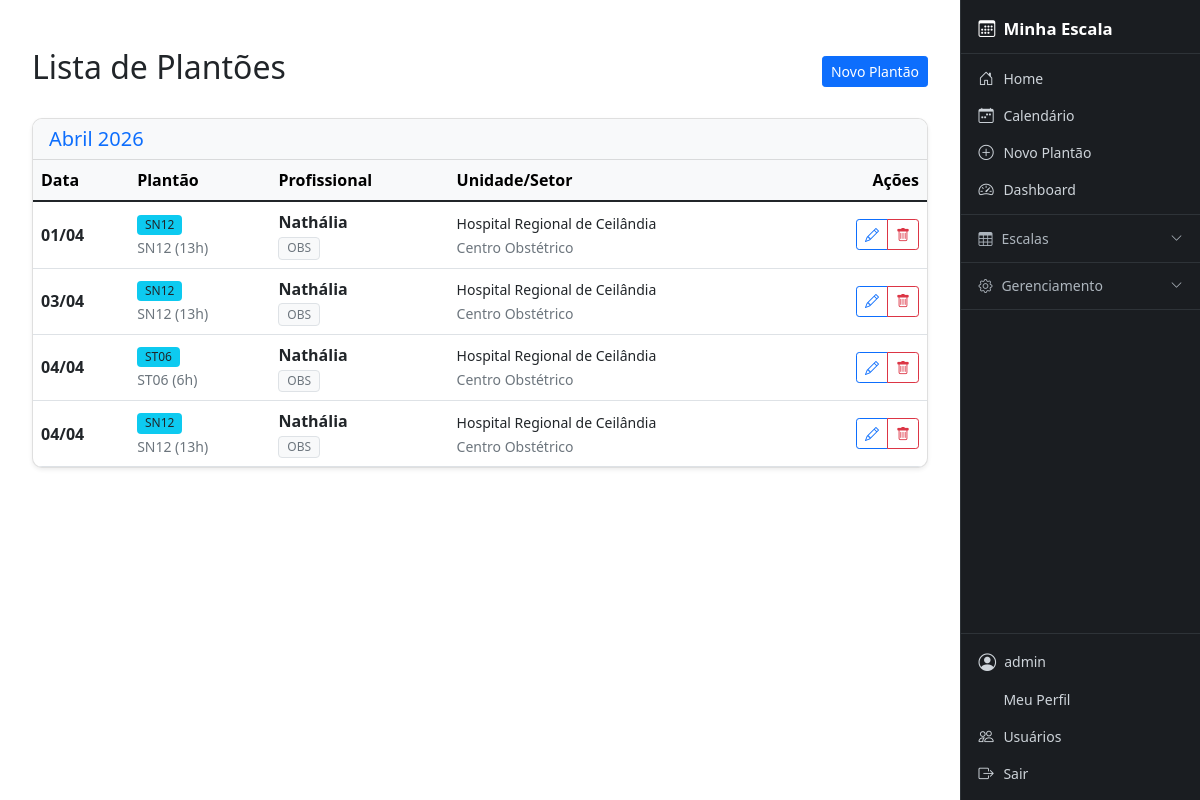
/eventos/ (signed in), run on an earlier commit of the app's database.
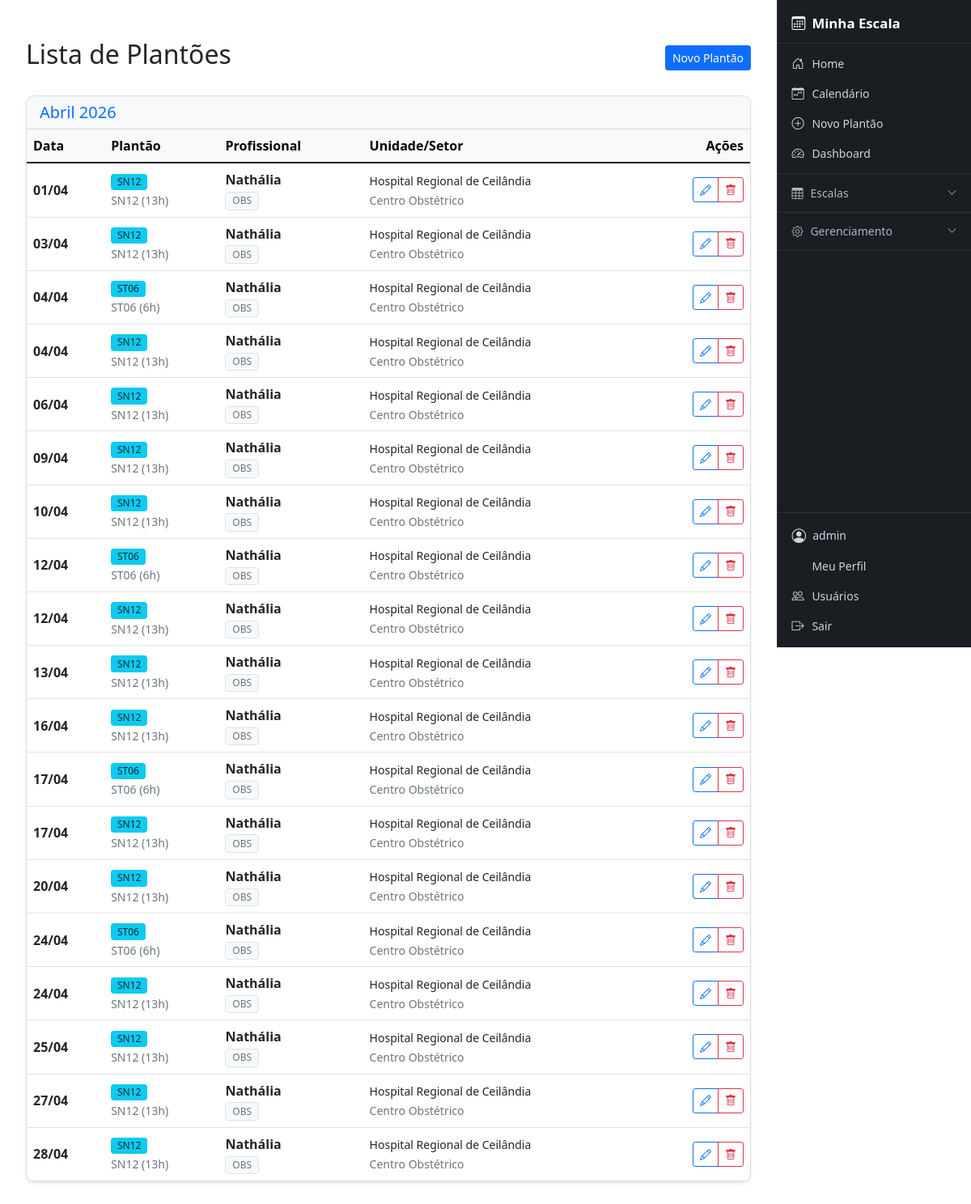
And on a later commit of the database.
### cal/models.py (models this page shows, shortened)
class EventoEscala(models.Model):
    data = models.DateField()
    profissional = models.ForeignKey(
        Matricula,
        on_delete=models.CASCADE,
        related_name="eventos"
    )
    tipo = models.ForeignKey(
        TipoEvento,
        on_delete=models.CASCADE
    )
    hospital = models.ForeignKey(
        Hospital,
        on_delete=models.PROTECT
    )
    setor = models.ForeignKey(
        Setor,
        on_delete=models.PROTECT
    )
    criado_por = models.ForeignKey(
        User,
        on_delete=models.PROTECT,
        related_name="eventos_criados"
    )
    observacao = models.TextField(blank=True, null=True)
    criado_em = models.DateTimeField(auto_now_add=True)

class TipoEvento(models.Model):
    CORES_CHOICES = [
        ('#007bff', 'Azul'),
        ('#6610f2', 'Roxo'),
        ('#6f42c1', 'Lilás'),
        ('#e83e8c', 'Rosa'),
        ('#dc3545', 'Vermelho'),
        ('#fd7e14', 'Laranja'),
        ('#ffc107', 'Amarelo'),
        ('#28a745', 'Verde'),
        ('#20c997', 'Turquesa'),
        ('#17a2b8', 'Ciano'),
        ('#6c757d', 'Cinza'),
        ('#343a40', 'Preto'),
    ]
    tipo_base = models.ForeignKey(Tipo, on_delete=models.CASCADE, related_name="eventos", verbose_name="Tipo Base", null=True, blank=True)
    codigo = models.CharField(max_length=10, verbose_name="Código")
    descricao = models.CharField(max_length=50, verbose_name="Descrição")
    horas = models.PositiveIntegerField(verbose_name="Carga Horária (Horas)", blank=True, null=True)
    cor = models.CharField(max_length=20, choices=CORES_CHOICES, default='#007bff', verbose_name="Cor")
    class Meta:
        verbose_name = "Tipo de Evento"
        verbose_name_plural = "Tipos de Evento"
        unique_together = ("codigo", "descricao")

class Matricula(models.Model):
    user = models.OneToOneField(
        User,
        on_delete=models.CASCADE,
        related_name="matricula",
        null=True,
        blank=True
    )
    perfil = models.ForeignKey(PerfilUsuario, on_delete=models.SET_NULL, null=True, blank=True, related_name='matriculas_vinculadas')
    nome_completo = models.CharField(max_length=200)
    nome_exibicao = models.CharField(max_length=50, verbose_name="Nome de Exibição", default="")
    matricula = models.CharField(max_length=30, unique=True)
    coren = models.CharField(max_length=30, blank=True, null=True)
    hospital = models.ForeignKey(
        Hospital,
        on_delete=models.PROTECT,
        related_name="profissionais"
    )
    setor = models.ForeignKey(
        Setor,
        on_delete=models.PROTECT,
        related_name="profissionais",
        null=True,
        blank=True
    )
    especialidade = models.ForeignKey(
        Especialidade,
        on_delete=models.SET_NULL,
        related_name="profissionais",
        null=True,
        blank=True
    )
    carga_horaria_semanal = models.PositiveIntegerField(default=40)
    ativo = models.BooleanField(default=True)
    class Meta:
        ordering = ["nome_exibicao"]

class Especialidade(models.Model):
    nome = models.CharField(max_length=100, verbose_name="Especialidade")
    class Meta:
        verbose_name = "Especialidade"
        verbose_name_plural = "Especialidades"

### core/models.py (models this page shows, shortened)
class Hospital(models.Model):
    nome = models.CharField(max_length=150, unique=True)
    sigla = models.CharField(max_length=20, blank=True, null=True)

class Setor(models.Model):
    nome = models.CharField(max_length=100)
    hospital = models.ForeignKey(
        Hospital,
        on_delete=models.CASCADE,
        related_name="setores"
    )
    class Meta:
        unique_together = ("nome", "hospital")

### cal/views/views_cal.py (the view, shortened to what this page needs)
# urls.py: path('eventos/', views_cal.MeusPlantoesListView.as_view(), name='listar_eventos'),
class MeusPlantoesListView(LoginRequiredMixin, ListView):
    model = EventoEscala
    template_name = 'cal/lista_eventos.html'
    context_object_name = 'eventos'
    paginate_by = 30
    def get_context_data(self, **kwargs):
        context = super().get_context_data(**kwargs)
        context['pode_editar'] = not is_enfermeiro(self.request.user)
        return context
    def get_queryset(self):
        user = self.request.user
        matricula = get_matricula(user)
        base_qs = EventoEscala.objects.select_related(
            'tipo', 'profissional', 'hospital', 'setor', 'criado_por'
        )
        if is_admin(user):
            return base_qs.all().order_by('data')

### cal/permissions.py (called while the page is built)
def get_perfil(user):
    return getattr(user, 'cal_perfil', None)

def get_matricula(user):
    return getattr(user, 'matricula', None)

def is_admin(user):
    perfil = get_perfil(user)
    return user.is_staff or (perfil is not None and perfil.tipo == 'ADMIN')

def is_enfermeiro(user):
    perfil = get_perfil(user)
    return perfil is not None and perfil.tipo == 'ENFERMEIRO'

### templates/cal/lista_eventos.html (shortened to what this page needs)
{% extends 'base.html' %}
{% block content %}
<div class="container mt-4">
    <div class="d-flex justify-content-between align-items-center mb-4">
        <h2>Lista de Plantões</h2>
        {% if pode_editar %}
        <a href="{% url 'cal:event_new' %}" class="btn btn-primary btn-sm">Novo Plantão</a>
        {% endif %}
    </div>
    {% if eventos %}
        {% regroup eventos by data|date:"F Y" as meses_eventos %}
        {% for mes in meses_eventos %}
            <div class="card mb-4 shadow-sm">
                <div class="card-header bg-light">
                    <h5 class="mb-0 text-primary">{{ mes.grouper|capfirst }}</h5>
                </div>
                <div class="card-body p-0">
                    <div class="table-responsive">
                        <table class="table table-hover mb-0">
                            <thead class="table-light">
                                <tr>
                                    <th>Data</th>
                                    <th>Plantão</th>
                                    <th>Profissional</th>
                                    <th>Unidade/Setor</th>
                                    {% if pode_editar %}<th class="text-end">Ações</th>{% endif %}
                                </tr>
                            </thead>
                            <tbody>
                                {% for evento in mes.list %}
                                <tr id="event-row-{{ evento.id }}">
                                    <td class="align-middle"><strong>{{ evento.data|date:"d/m" }}</strong></td>
                                    <td class="align-middle">
                                        <span class="badge bg-info text-dark">{{ evento.tipo.descricao|default:"-" }}</span><br>
                                        <small class="text-muted">{{ evento.tipo.codigo }} ({{ evento.tipo.horas|default:"—" }}{% if evento.tipo.horas %}h{% endif %})</small>
                                    </td>
                                    <td class="align-middle">
                                        <div class="fw-bold">{{ evento.profissional.nome_exibicao }}</div>
                                        {% if evento.profissional.especialidade %}
                                            <span class="badge bg-light text-muted border">{{ evento.profissional.especialidade.nome }}</span>
                                        {% endif %}
                                    </td>
                                    <td class="align-middle">
                                        <small>{{ evento.hospital.nome|default:"-" }}</small><br>
                                        <small class="text-muted">{{ evento.setor.nome|default:"" }}</small>
                                    </td>
                                    {% if pode_editar %}
                                    <td class="text-end align-middle">
                                        <div class="btn-group btn-group-sm">
                                            <a class="btn btn-outline-primary" href="{% url 'cal:event_edit' evento.id %}">
                                                <i class="bi bi-pencil"></i>
                                            </a>
                                            <button class="btn btn-outline-danger delete-event" data-id="{{ evento.id }}" data-url="{% url 'cal:excluir_evento' evento.id %}">
                                                <i class="bi bi-trash"></i>
                                            </button>
                                        </div>
                                    </td>
                                    {% endif %}
                                </tr>
                                {% endfor %}
                            </tbody>
                        </table>
                    </div>
                </div>
            </div>
        {% endfor %}
    {% endif %}
</div>
{% endblock %}

What changed in the data, as far as the page shows it:
added EventoEscala: data "06/04", tipo.descricao "SN12", tipo.codigo "SN12", tipo.horas "13", profissional.nome_exibicao "Nathália", profissional.especialidade.nome "OBS", hospital.nome "Hospital Regional de Ceilândia", setor.nome "Centro Obstétrico"
added EventoEscala: data "09/04", tipo.descricao "SN12", tipo.codigo "SN12", tipo.horas "13", profissional.nome_exibicao "Nathália", profissional.especialidade.nome "OBS", hospital.nome "Hospital Regional de Ceilândia", setor.nome "Centro Obstétrico"
added EventoEscala: data "10/04", tipo.descricao "SN12", tipo.codigo "SN12", tipo.horas "13", profissional.nome_exibicao "Nathália", profissional.especialidade.nome "OBS", hospital.nome "Hospital Regional de Ceilândia", setor.nome "Centro Obstétrico"
added EventoEscala: data "12/04", tipo.descricao "ST06", tipo.codigo "ST06", tipo.horas "6", profissional.nome_exibicao "Nathália", profissional.especialidade.nome "OBS", hospital.nome "Hospital Regional de Ceilândia", setor.nome "Centro Obstétrico"
added EventoEscala: data "12/04", tipo.descricao "SN12", tipo.codigo "SN12", tipo.horas "13", profissional.nome_exibicao "Nathália", profissional.especialidade.nome "OBS", hospital.nome "Hospital Regional de Ceilândia", setor.nome "Centro Obstétrico"
added EventoEscala: data "13/04", tipo.descricao "SN12", tipo.codigo "SN12", tipo.horas "13", profissional.nome_exibicao "Nathália", profissional.especialidade.nome "OBS", hospital.nome "Hospital Regional de Ceilândia", setor.nome "Centro Obstétrico"
added EventoEscala: data "16/04", tipo.descricao "SN12", tipo.codigo "SN12", tipo.horas "13", profissional.nome_exibicao "Nathália", profissional.especialidade.nome "OBS", hospital.nome "Hospital Regional de Ceilândia", setor.nome "Centro Obstétrico"
added EventoEscala: data "17/04", tipo.descricao "ST06", tipo.codigo "ST06", tipo.horas "6", profissional.nome_exibicao "Nathália", profissional.especialidade.nome "OBS", hospital.nome "Hospital Regional de Ceilândia", setor.nome "Centro Obstétrico"
added EventoEscala: data "17/04", tipo.descricao "SN12", tipo.codigo "SN12", tipo.horas "13", profissional.nome_exibicao "Nathália", profissional.especialidade.nome "OBS", hospital.nome "Hospital Regional de Ceilândia", setor.nome "Centro Obstétrico"
added EventoEscala: data "20/04", tipo.descricao "SN12", tipo.codigo "SN12", tipo.horas "13", profissional.nome_exibicao "Nathália", profissional.especialidade.nome "OBS", hospital.nome "Hospital Regional de Ceilândia", setor.nome "Centro Obstétrico"
added EventoEscala: data "24/04", tipo.descricao "ST06", tipo.codigo "ST06", tipo.horas "6", profissional.nome_exibicao "Nathália", profissional.especialidade.nome "OBS", hospital.nome "Hospital Regional de Ceilândia", setor.nome "Centro Obstétrico"
added EventoEscala: data "24/04", tipo.descricao "SN12", tipo.codigo "SN12", tipo.horas "13", profissional.nome_exibicao "Nathália", profissional.especialidade.nome "OBS", hospital.nome "Hospital Regional de Ceilândia", setor.nome "Centro Obstétrico"
added EventoEscala: data "25/04", tipo.descricao "SN12", tipo.codigo "SN12", tipo.horas "13", profissional.nome_exibicao "Nathália", profissional.especialidade.nome "OBS", hospital.nome "Hospital Regional de Ceilândia", setor.nome "Centro Obstétrico"
added EventoEscala: data "27/04", tipo.descricao "SN12", tipo.codigo "SN12", tipo.horas "13", profissional.nome_exibicao "Nathália", profissional.especialidade.nome "OBS", hospital.nome "Hospital Regional de Ceilândia", setor.nome "Centro Obstétrico"
added EventoEscala: data "28/04", tipo.descricao "SN12", tipo.codigo "SN12", tipo.horas "13", profissional.nome_exibicao "Nathália", profissional.especialidade.nome "OBS", hospital.nome "Hospital Regional de Ceilândia", setor.nome "Centro Obstétrico"
